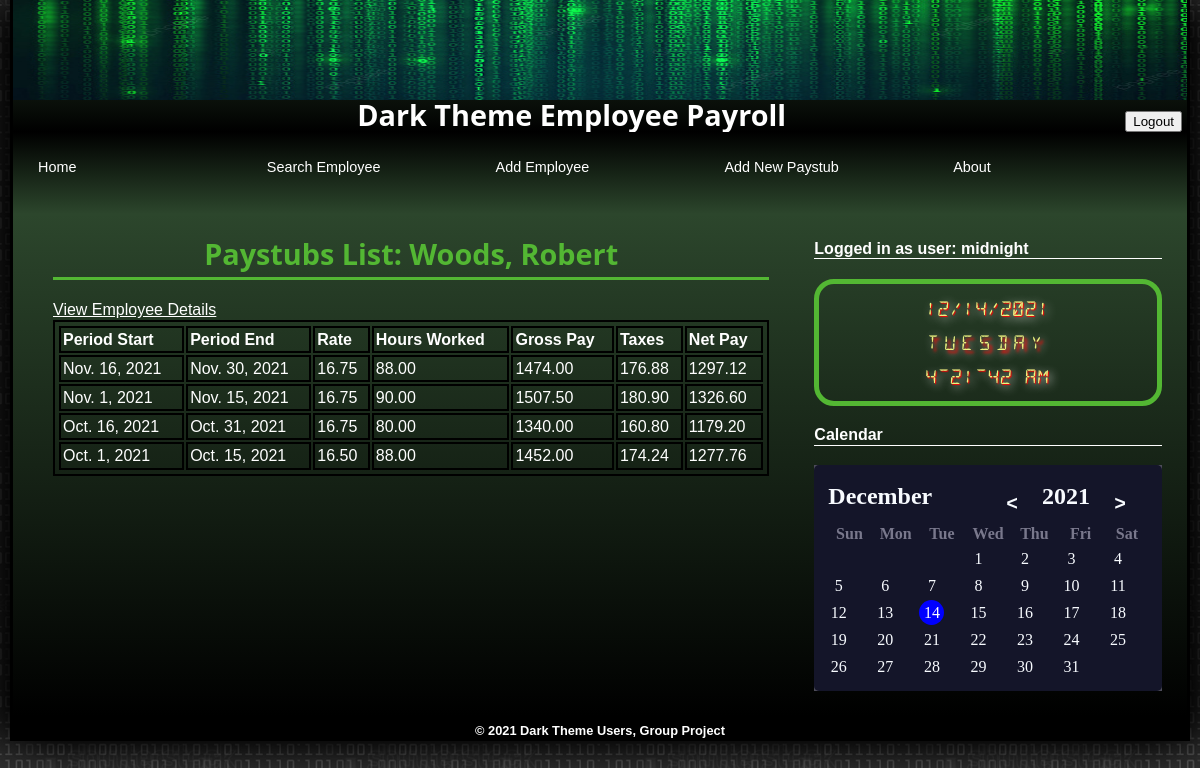
The page /paystubs/3/ (signed in) on the database its author committed.
### persons/models.py (models this page shows)
class Person(models.Model):
    id_number = models.IntegerField(primary_key=True)
    first_name = models.TextField()
    last_name = models.TextField()
    middle_name = models.TextField(blank=True)
    address = models.TextField()
    birth_date = models.DateField()
    email = models.EmailField(('email address'), unique=True)

class Paystub(models.Model):
    employee = models.ForeignKey(Employee, default=None, on_delete=models.CASCADE)
    pay_period_start = models.DateField()
    pay_period_end = models.DateField()
    hours_worked = models.DecimalField(max_digits=5, decimal_places=2) #Need to figure out how to connect this to the function below
    rate = models.DecimalField(max_digits=7, decimal_places=2) #Need to figure out how to connect this to the employee's rate
    gross_pay = models.DecimalField(max_digits=7, decimal_places=2)
    taxes = models.DecimalField(max_digits=7, decimal_places=2) #Need to figure out how to connect this to the function below
    net_pay = models.DecimalField(max_digits=7, decimal_places=2)#Need to figure out how to connect this to the function below

### persons/views.py (the view)
# urls.py: path('paystubs/<int:id>/', view_paystubs_view),
@login_required
def view_paystubs_view(request,id=None):
    context={}
    employee_obj = None
    employee_paystubs = None
    if id is not None:
        employee_obj = Employee.objects.get(id_number=id)
        if employee_obj is not None:
            employee_paystubs = Paystub.objects.filter(employee=employee_obj).order_by('-pay_period_start')
            context = {
                    "employee": employee_obj,
                    "employee_paystubs": employee_paystubs
                }
    return render(request,'employee-paystubs-list.html', context=context)

### templates/employee-paystubs-list.html (shortened to what this page needs)
{% extends "base.html" %}
{% block content %}
<h1>Paystubs List: {{ employee.last_name }}, {{ employee.first_name}}</h1>
<p></p>
<a href="/view/{{ employee.id_number }}" style="color: white;">View Employee Details</a>
<form>
    <div id="table">
        <table style="width:100%;">
            <thead>
                <tr>
                    <th>Period Start</th>
                    <th>Period End</th>
                    <th>Rate</th>
                    <th>Hours Worked</th>
                    <th>Gross Pay</th>
                    <th>Taxes</th>
                    <th>Net Pay</th>
                </tr>
            </thead>
            <tbody>
                {% for paystub in employee_paystubs %}
                    <tr>
                        <td> {{ paystub.pay_period_start }} </td>
                        <td> {{ paystub.pay_period_end }} </td>
                        <td> {{ paystub.rate }} </td>
                        <td> {{ paystub.hours_worked }} </td>
                        <td> {{ paystub.gross_pay }} </td>
                        <td> {{ paystub.taxes }} </td>
                        <td> {{ paystub.net_pay }} </td>
                    </tr>
                {% endfor %}
            </tbody>
        </table>
    </div>
</form>
{% endblock content %}

### templates/base.html (shortened to what this page needs)
{% load static %}
<!DOCTYPE html>
<html lang="en">
    <head>
        <link rel="stylesheet" type="text/css" href="{% static 'css/dt_base.css' %}" />
        <link rel="stylesheet" type="text/css" href="{% static 'css/dt_styles.css' %}" />
        <link rel="stylesheet" type="text/css" href="{% static 'css/dt_forms.css' %}" />
        <link rel="stylesheet" type="text/css" href="{% static 'css/dt_validate.css' %}" />
        <link rel="stylesheet" type="text/css" href="{% static 'css/dt_clock_styles.css' %}" />
        <link rel="stylesheet" type="text/css" href="{% static 'css/dt_calendar_styles.css' %}" />
    </head>
    <body>
        <header>
            <img src="{% static 'images/dt_logo.png' %}" alt="Dark Theme Employee Payroll" id="logoimg" />
            <h1>Dark Theme Employee Payroll
                {% if user.is_authenticated %}
                <a href="/logout"><button>Logout</button></a>
                {% else %}
                <a href="/login"><button>Login</button></a>
                {% endif %}
            </h1>
        </header>
        <nav>
            <ul>
                <li><a href="/">Home</a></li>
                <li class="newgroup"><a href="/search">Search Employee</a></li>
                <li class="newgroup"><a href="/create">Add Employee</a></li>
                <li class="newgroup"><a href="/generate-pay">Add New Paystub</a></li>
                <li class="newgroup"><a href="/about">About</a></li>
            </ul>
        </nav>
        <section>
            {% block content %}
            {% endblock content %}
        </section>
        <aside>
            {% if user.is_authenticated %}
            <dt>Logged in as user: {{ user }}</dt>
            {% else %}
            <dt>You are not logged in!</dt>
            {% endif %}
            <br/>
            <div id="clock">
                <div id="date"></div>
                <div id="wday"></div>
                <div id="time"></div>
            </div>
            <br/>
            <dt>Calendar </dt>
            <br/>
            <div class="dark" id="calendar">
                <div class="calendar">
                    <div class="calendar-header">
                        <span class="month-picker" id="month-picker"></span>
                        <div class="year-picker">
                            <span class="year-change" id="prev-year">
                                <pre><</pre>
                            </span>
                            <span id="year"></span>
                            <span class="year-change" id="next-year">
                                <pre>></pre>
                            </span>
                        </div>
                    </div>
                    <div class="calendar-body">
                        <div class="calendar-week-day">
                            <div>Sun</div>
                            <div>Mon</div>
                            <div>Tue</div>
                            <div>Wed</div>
                            <div>Thu</div>
                            <div>Fri</div>
                            <div>Sat</div>
                        </div>
                        <div class="calendar-days"></div>
                    </div>
                </div>
            </div>
        </aside>
    </body>
    <footer>
        &copy; 2021 Dark Theme Users, Group Project
    </footer>
</html>

### static/css/dt_base.css (style rules this page uses)
article, aside, figcaption, figure, footer, header, main, nav, section { display: block; }
address, article, aside, blockquote, body, cite, div, dl, dt, dd, em, figcaption, figure, footer, h1, h2, h3, h4, h5, h6, header, html, img, li, main, nav, nav a, ol, p, section, span, ul, table, tr, td, th, col, colgroup { margin: 0; padding: 0; border: 0; font-size: 100%; background: transparent; -webkit-box-sizing: border-box; -moz-box-sizing: border-box; box-sizing: border-box; }
body { line-height: 1.2em; }
ul, ol { list-style: none; }
nav ul { list-style: none; list-style-image: none; }
nav a { text-decoration: none; }

### static/css/dt_styles.css (style rules this page uses)
html { background: rgb(51, 51, 51) url("images/dt_back.png"); font-family: Verdana, Geneva, sans-serif; height: 100%; }
body { background-color: grey; box-shadow: black 20px 0px 40px, black -20px 0px 40px; border-left: 3px solid black; border-right: 3px solid black; display: flex; flex-flow: row wrap; margin: 0px auto; min-width: 320px; max-width: 1180px; }
header { width: 100%; background: linear-gradient(to bottom, rgb(44, 70, 44), black); }
header img#logoimg { display: block; width: 100%; height: 100px; }
header h1 { font-family: Segoe, "Segoe UI", "DejaVu Sans", "Trebuchet MS", Verdana, sans-serif; font-size: 1.8em; margin: 5px 5px 5px; color: white; text-align: center; }
header h1 a { float: right; }
nav { width: 100%; }
nav ul { background: linear-gradient(to bottom, black, rgb(44, 70, 44)); column-width: 200px; column-gap: 20px; padding: 25px; }
nav ul li.newgroup { margin-top: 15px; }
nav ul li a { color: white; text-decoration: none; font-size: 0.9em; }
section { background: linear-gradient(to bottom, rgb(44, 70, 44), black); flex: 2 1 421px; padding: 10px 20px 20px 40px; }
section h1 { font-family: Segoe, "Segoe UI", "DejaVu Sans", "Trebuchet MS", Verdana, sans-serif; font-size: 1.8em; font-weight: bold; text-align: center; margin: 20px 0px 5px; color: rgb(83, 183, 51); }
section > p { color: white; font-weight: bold; margin-bottom: 20px; padding-bottom: 9px; border-bottom: 3px solid rgb(83, 183, 51); }
aside { background: linear-gradient(to bottom, rgb(44, 70, 44), black); color:white; flex: 1 2 220px ; padding: 25px; }
dt { font-size: 1em; border-bottom: 1px solid white; font-weight: bold; }
footer { color: white; background: black; height: 25px; padding-top: 5px; text-align: center; font-size: 0.8em; font-weight: bold; width: 100%; }

### static/css/dt_forms.css (style rules this page uses)
table, th, td { border: 2px solid black; color: white; text-align: left; padding: 2px; }

### static/css/dt_clock_styles.css (style rules this page uses)
div#clock { border: 5px solid rgb(83, 183, 51); border-radius: 20px; width: 100%; }
div#date, div#time { font-size: 1.2em; color:hsl(64,84%,73%); font-family: Segment14; text-shadow: 1px 1px 1px red, 3px 3px 10px white; text-align: center; margin: 15px auto; }
div#wday { font-size: 1.2em; color:hsl(64,84%,73%); font-family: Segment14; text-shadow: 3px 3px 3px red, 3px 3px 10px white; text-align: center; margin: 15px auto; letter-spacing: 0.25em; }

### static/css/dt_calendar_styles.css (style rules this page uses)
:root { --dark-body: #4d4c5a; --dark-main: #141529; --dark-second: #79788c; --dark-hover: #323048; --dark-text: #f8fbff; --light-body: #f3f8fe; --light-main: #fdfdfd; --light-second: #c3c2c8; --light-hover: #edf0f5; --light-text: #151426; --blue: #0000ff; --white: #fff; --shadow: rgba(100, 100, 111, 0.2) 0px 7px 29px 0px; --font-family: cursive; }
.dark { --bg-body: var(--dark-body); --bg-main: var(--dark-main); --bg-second: var(--dark-second); --color-hover: var(--dark-hover); --color-txt: var(--dark-text); }
#calendar { width: 100%; display: grid; place-items: center; font-family: var(--font-family); background-color: var(--bg-body); }
.calendar { height: 100%; width: 100%; background-color: var(--bg-main); border-radius: 5px; padding: 10px; position: relative; overflow: hidden; }
.calendar-header { display: flex; justify-content: space-between; align-items: center; font-size: 1.5em; font-weight: 600; color: var(--color-txt); padding: 2px; }
.calendar-body { padding: 2px; }
.calendar-week-day { height: 25px; display: grid; grid-template-columns: repeat(7, 1fr); font-weight: 600; }
.calendar-week-day div { display: grid; place-items: center; color: var(--bg-second); }
.calendar-days { display: grid; grid-template-columns: repeat(7, 1fr); gap: 2px; color: var(--color-txt); }
.month-picker { padding: 1px 2px; border-radius: 2px; cursor: pointer; }
.year-picker { display: flex; align-items: center; }
.year-change { height: 40px; width: 40px; border-radius: 50%; display: grid; place-items: center; margin: 0 10px; cursor: pointer; }

### rows shown on the page
Person: last_name "Woods", first_name "Robert"
Paystub: pay_period_start "Nov. 16, 2021", pay_period_end "Nov. 30, 2021", rate "16.75", hours_worked "88.00", gross_pay "1474.00", taxes "176.88", net_pay "1297.12"
Paystub: pay_period_start "Nov. 1, 2021", pay_period_end "Nov. 15, 2021", rate "16.75", hours_worked "90.00", gross_pay "1507.50", taxes "180.90", net_pay "1326.60"
Paystub: pay_period_start "Oct. 16, 2021", pay_period_end "Oct. 31, 2021", rate "16.75", hours_worked "80.00", gross_pay "1340.00", taxes "160.80", net_pay "1179.20"
Paystub: pay_period_start "Oct. 1, 2021", pay_period_end "Oct. 15, 2021", rate "16.50", hours_worked "88.00", gross_pay "1452.00", taxes "174.24", net_pay "1277.76"

### other values the page prints
{{ user }} "midnight"
